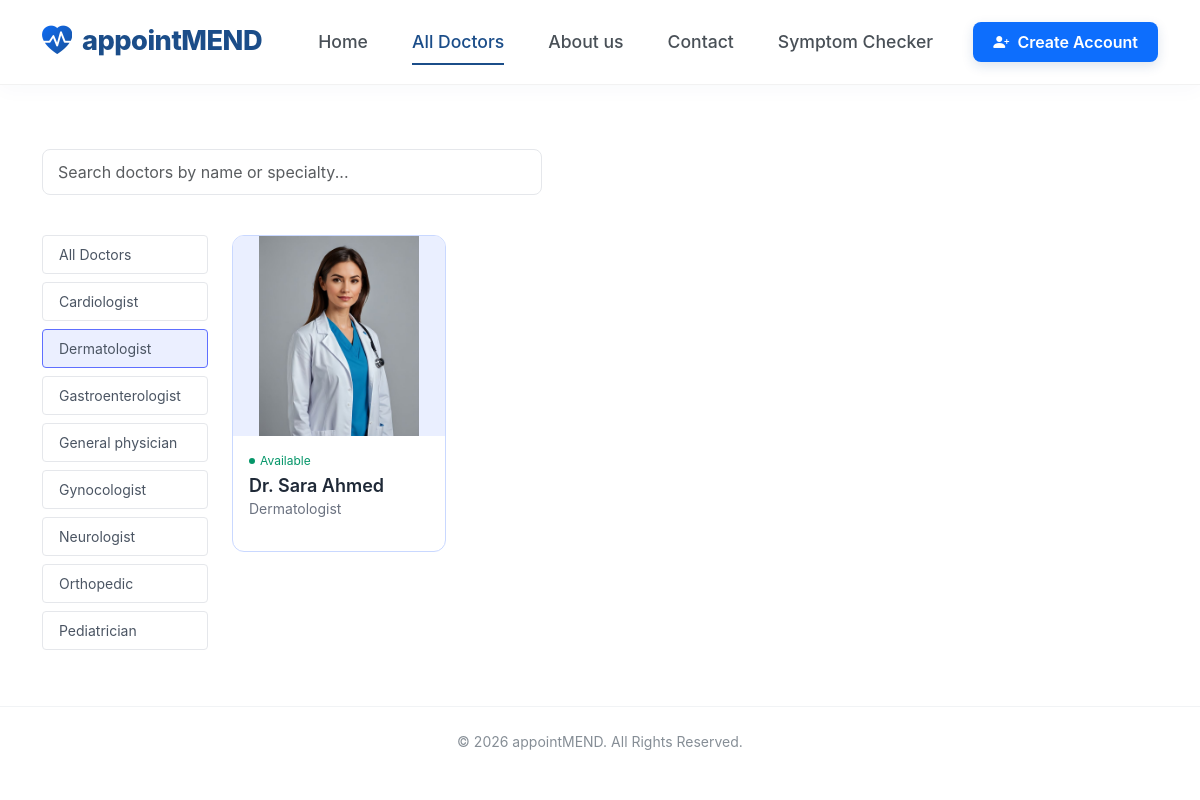
/doctors/doctors_list/?speciality=Dermatologist, run on an earlier commit of the app's database.
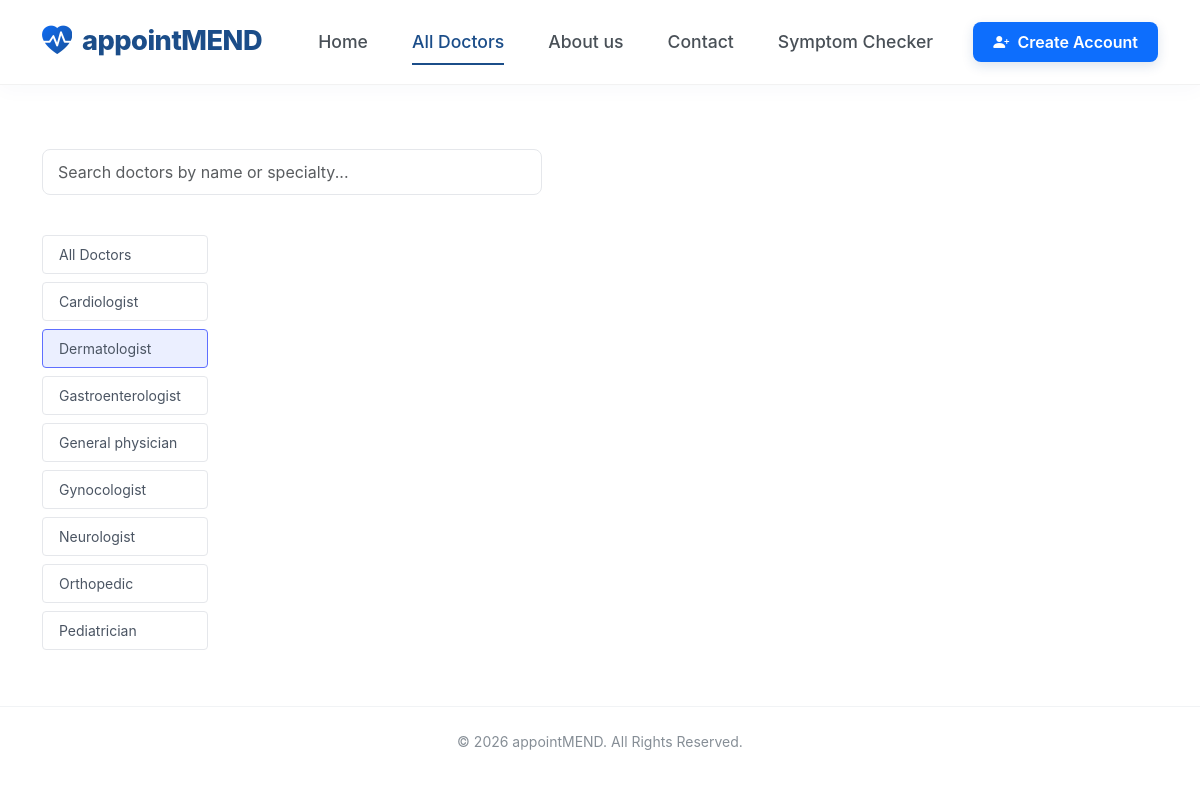
And on a later commit of the database.
### accounts/models.py (models this page shows, shortened)
class DoctorProfile(models.Model):
    user = models.OneToOneField(User, on_delete=models.CASCADE)
    name = models.CharField(max_length=100)
    speciality = models.CharField(max_length=100)
    experience = models.IntegerField()
    address = models.TextField()
    fees = models.IntegerField()
    about = models.TextField()
    is_available = models.BooleanField(default=True)
    image = models.ImageField(upload_to='doctors/', blank=True)

### doctors/views.py (the view)
# urls.py: path('doctors_list/', views.doctor_list, name='doctor_list'),
def doctor_list(request):
    speciality = request.GET.get('speciality')
    doctors = DoctorProfile.objects.all()
    if speciality:
        doctors = doctors.filter(speciality__icontains=speciality)
    return render(request, 'doctor_list.html', {'doctors': doctors,'active_speciality': speciality})

### templates/doctor_list.html (shortened to what this page needs)
{% extends "base.html"%}
{% block content%}
<div class="container my-4">
    <div class="search-container">
    <form method="GET" action="{% url 'search_doctors' %}">
        <input
            type="text"
            name="q"
            class="form-control search-input"
            placeholder="Search doctors by name or specialty..."
        >
    </form>
</div>
    <div class="row">
        <div class="col-md-3 col-lg-2 mb-4">
            <div class="d-flex flex-column">
    <a href="{% url 'doctor_list'%}" class="filter-btn {% if not active_speciality %}active{% endif %}">
        All Doctors
    </a>
    <a href="?speciality=Cardiologist" class="filter-btn {% if active_speciality == 'General physician' %}active{% endif %}">
        Cardiologist
    </a>
    <a href="?speciality=Dermatologist" class="filter-btn {% if active_speciality == 'Dermatologist' %}active{% endif %}">
        Dermatologist
    </a>
    <a href="?speciality=Gastroenterologist" class="filter-btn {% if active_speciality == 'Gastroenterologist' %}active{% endif %}">
        Gastroenterologist
    </a>
    <a href="?speciality=General physician" class="filter-btn {% if active_speciality == 'General physician' %}active{% endif %}">
        General physician
    </a>
    <a href="?speciality=Gynocologist" class="filter-btn {% if active_speciality == 'Gynocologist' %}active{% endif %}">
        Gynocologist
    </a>
    <a href="?speciality=Neurologist" class="filter-btn {% if active_speciality == 'Neurologist' %}active{% endif %}">
        Neurologist
    </a>
    <a href="?speciality=Orthopedic" class="filter-btn {% if active_speciality == 'Neurologist' %}active{% endif %}">
        Orthopedic
    </a>
    <a href="?speciality=Pediatrician" class="filter-btn {% if active_speciality == 'Pediatrician' %}active{% endif %}">
        Pediatrician
    </a>
</div>
        </div>
        <div class="col-md-9 col-lg-10">
            <div class="row row-cols-1 row-cols-sm-2 row-cols-md-3 row-cols-lg-4 g-4">
                {% for doctor in doctors %}
                <div class="col">
                    <a href="{% url 'doctor_detail' doctor.id %}" style="text-decoration:none; color:inherit;">
                        <div class="doctor-card">
                            <div class="img-container">
                            {% if doctor.image %}
                                <img src="{{ doctor.image.url }}" alt="Doctor">
                            {% else %}
                                <img src="https://via.placeholder.com/200x250/eaefff/000000?text=Doctor">
                            {% endif %}
                            </div>
            <div class="card-body p-3">
                {% if doctor.is_available %}
                    <div class="status-indicator">
                        <span class="status-dot"></span>
                        Available
                    </div>
                {% else %}
                    <div class="status-indicator text-danger">
                        <span class="status-dot bg-danger"></span>
                        Not Available
                    </div>
                {% endif %}
                <h5 class="doc-name">
                    Dr. {{ doctor.name }}
                </h5>
                <p class="doc-specialty">
                    {{ doctor.speciality }}
                </p>
            </div>
        </div>
    </a>
</div>
{% endfor %}
            </div>
        </div>
    </div>
</div>
{% endblock %}

What changed in the data, as far as the page shows it:
removed DoctorProfile: image (picture), is_available True (drawn), name "Sara Ahmed", speciality "Dermatologist"
